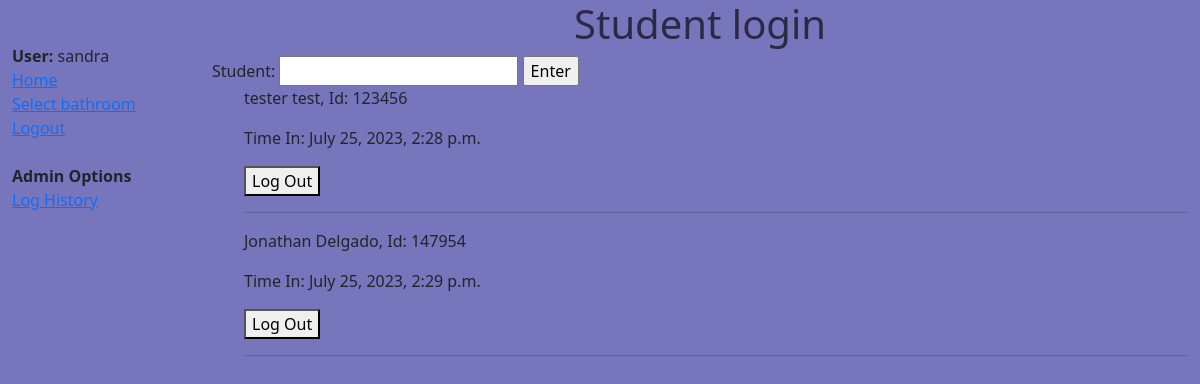
The page /bathroom/8/ (signed in) on the database as committed earlier.
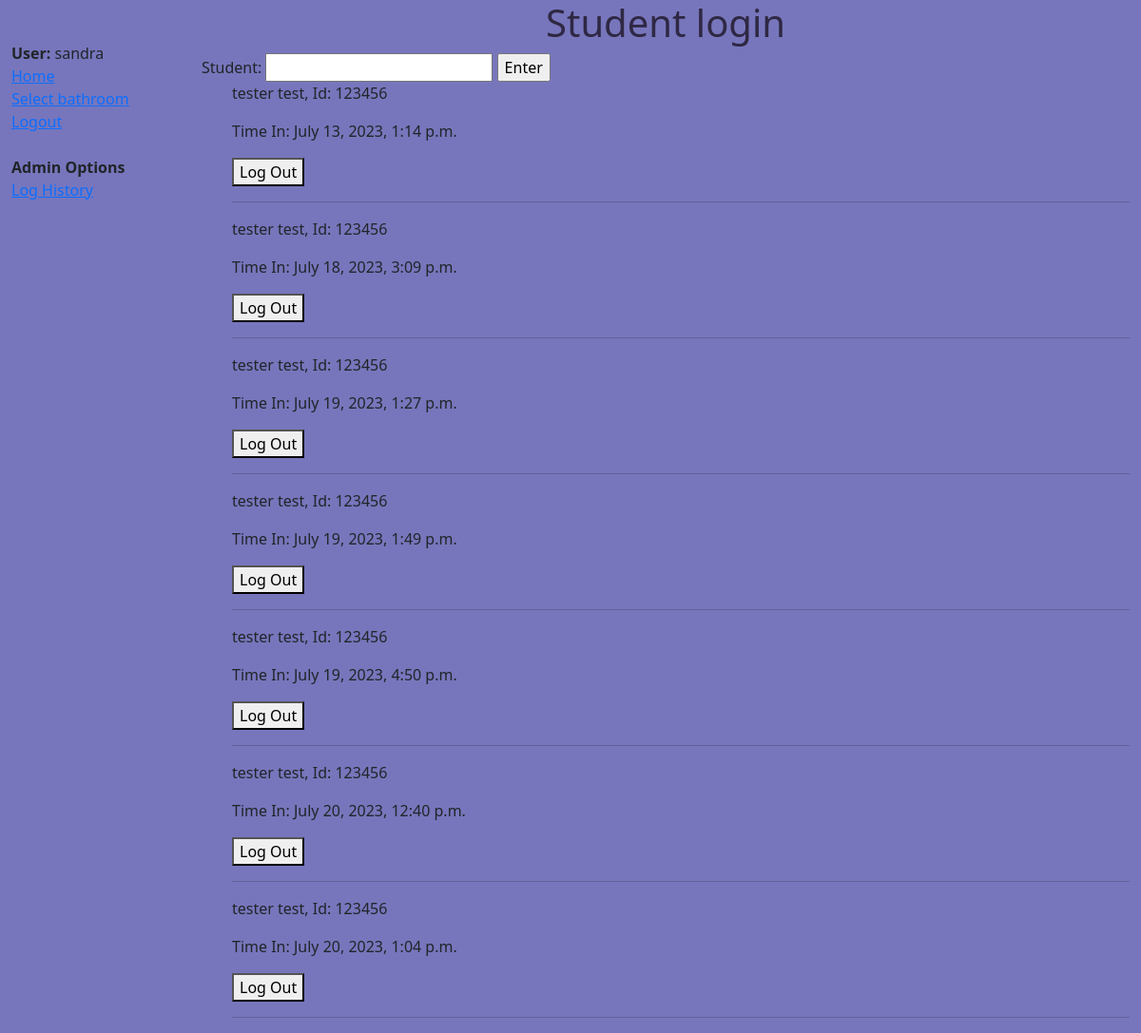
The same page on the database as committed later.
### sign_in/models.py (models this page shows, shortened)
class Log(models.Model):
    Time_in = models.DateTimeField(auto_now=True)
    Time_out = models.DateTimeField(blank=True, null=True)
    student_id = models.ForeignKey(Student, on_delete=models.CASCADE)
    bathroom = models.ForeignKey(Bathroom, null=True, on_delete=models.SET_NULL)
    user = models.ForeignKey(User, null=True, on_delete=models.SET_NULL)
    class Meta:
        permissions = (("can_view_log_history", "can_edit_log_history"),)

class Student(models.Model):
    first_name = models.CharField(max_length=100)
    last_name = models.CharField(max_length=100)
    student_id = models.CharField(max_length=100, unique=True)
    def __str__(self):
         return f"{self.first_name} {self.last_name}, Id: {self.student_id}"

### sign_in/views.py (the view, shortened to what this page needs)
# urls.py: path('bathroom/<int:pk>/', views.bathroom, name='bathroom'),
@login_required
def bathroom(request, pk):
    form = CreateLogForm()
    return render(request, 'pages/student_login.html', {'form': form, 'logs':Log.objects.all().filter(Time_out = None)})

### sign_in/forms.py (shortened to what this page needs)
class CreateLogForm(forms.Form):
    student = forms.CharField(
        max_length=6,
    )

### sign_in/templates/pages/student_login.html (shortened to what this page needs)
{% extends "base_generic.html" %}
{% block content  %}
{% load static %}
    <link rel="stylesheet" href="{% static 'styles.css' %}" />
    <h1>Student login</h1>
    <form action="" method="POST">
        {{ form }}
        <input type = 'submit' name='action' value='Enter'/>
    </form>
    {% for log in logs %}
    <div id = 'bathroomLog'>
    <ul> <p>{{ log.student_id }}</p>
    <p>Time In: {{ log.Time_in }}</p>
    <form id = 'form' action="" method="POST">
        <button id = 'logOut' name = 'action' value = '{{ log.id }}' >
            Log Out
        </button>
    </form>
    <hr>
    </div>
    {% endfor %}
{% endblock %}

Rows that differ between the two databases and show on the page:
removed Log: student_id "tester test, Id: 123456", Time_in "July 25, 2023, 2:28 p.m.", {{ log.id }} 21 (drawn)
removed Log: student_id "Jonathan Delgado, Id: 147954", Time_in "July 25, 2023, 2:29 p.m.", {{ log.id }} 22 (drawn)
now on this page (row edited): Log: student_id "tester test, Id: 123456", Time_in "July 13, 2023, 1:14 p.m.", {{ log.id }} 13 (drawn)
now on this page (row edited): Log: student_id "tester test, Id: 123456", Time_in "July 18, 2023, 3:09 p.m.", {{ log.id }} 14 (drawn)
now on this page (row edited): Log: student_id "tester test, Id: 123456", Time_in "July 19, 2023, 1:27 p.m.", {{ log.id }} 15 (drawn)
now on this page (row edited): Log: student_id "tester test, Id: 123456", Time_in "July 19, 2023, 1:49 p.m.", {{ log.id }} 16 (drawn)
now on this page (row edited): Log: student_id "tester test, Id: 123456", Time_in "July 19, 2023, 4:50 p.m.", {{ log.id }} 17 (drawn)
now on this page (row edited): Log: student_id "tester test, Id: 123456", Time_in "July 20, 2023, 12:40 p.m.", {{ log.id }} 18 (drawn)
now on this page (row edited): Log: student_id "tester test, Id: 123456", Time_in "July 20, 2023, 1:04 p.m.", {{ log.id }} 19 (drawn)
